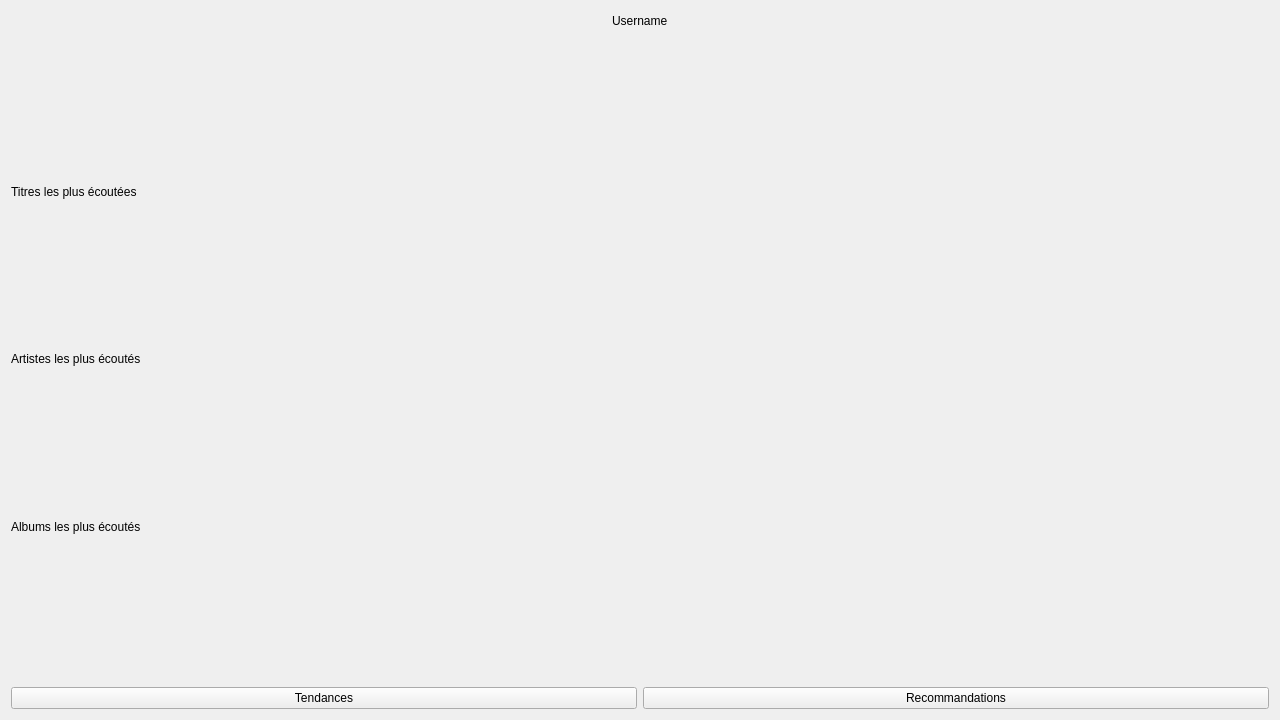
<?xml version="1.0" encoding="UTF-8"?>
<ui version="4.0">
 <class>ProfilePage</class>
 <widget class="QWidget" name="ProfilePage">
  <property name="geometry">
   <rect>
    <x>0</x>
    <y>0</y>
    <width>1280</width>
    <height>720</height>
   </rect>
  </property>
  <property name="windowTitle">
   <string>Form</string>
  </property>
  <layout class="QVBoxLayout" name="verticalLayout">
   <item>
    <layout class="QHBoxLayout" name="containerUsername">
     <item>
      <spacer name="horizontalSpacer">
       <property name="orientation">
        <enum>Qt::Horizontal</enum>
       </property>
       <property name="sizeHint" stdset="0">
        <size>
         <width>40</width>
         <height>20</height>
        </size>
       </property>
      </spacer>
     </item>
     <item>
      <widget class="QLabel" name="labelUsername">
       <property name="text">
        <string>Username</string>
       </property>
      </widget>
     </item>
     <item>
      <spacer name="horizontalSpacer_2">
       <property name="orientation">
        <enum>Qt::Horizontal</enum>
       </property>
       <property name="sizeHint" stdset="0">
        <size>
         <width>40</width>
         <height>20</height>
        </size>
       </property>
      </spacer>
     </item>
    </layout>
   </item>
   <item>
    <spacer name="spacerUsernameTracks">
     <property name="orientation">
      <enum>Qt::Vertical</enum>
     </property>
     <property name="sizeHint" stdset="0">
      <size>
       <width>20</width>
       <height>40</height>
      </size>
     </property>
    </spacer>
   </item>
   <item>
    <layout class="QVBoxLayout" name="parentContainerTracks">
     <item>
      <widget class="QLabel" name="labelTracks">
       <property name="text">
        <string>Titres les plus écoutées</string>
       </property>
      </widget>
     </item>
     <item>
      <layout class="QHBoxLayout" name="containerTracks"/>
     </item>
    </layout>
   </item>
   <item>
    <spacer name="spacerTracksArtists">
     <property name="orientation">
      <enum>Qt::Vertical</enum>
     </property>
     <property name="sizeHint" stdset="0">
      <size>
       <width>20</width>
       <height>40</height>
      </size>
     </property>
    </spacer>
   </item>
   <item>
    <layout class="QVBoxLayout" name="parentContainerArtists">
     <item>
      <widget class="QLabel" name="labelArtists">
       <property name="text">
        <string>Artistes les plus écoutés</string>
       </property>
      </widget>
     </item>
     <item>
      <layout class="QHBoxLayout" name="containerArtists"/>
     </item>
    </layout>
   </item>
   <item>
    <spacer name="spacerArtistsAlbums">
     <property name="orientation">
      <enum>Qt::Vertical</enum>
     </property>
     <property name="sizeHint" stdset="0">
      <size>
       <width>20</width>
       <height>40</height>
      </size>
     </property>
    </spacer>
   </item>
   <item>
    <layout class="QVBoxLayout" name="parentContainerAlbums">
     <item>
      <widget class="QLabel" name="labelAlbums">
       <property name="text">
        <string>Albums les plus écoutés</string>
       </property>
      </widget>
     </item>
     <item>
      <layout class="QHBoxLayout" name="containerAlbums"/>
     </item>
    </layout>
   </item>
   <item>
    <spacer name="spacerAlbumsButtons">
     <property name="orientation">
      <enum>Qt::Vertical</enum>
     </property>
     <property name="sizeHint" stdset="0">
      <size>
       <width>20</width>
       <height>40</height>
      </size>
     </property>
    </spacer>
   </item>
   <item>
    <layout class="QHBoxLayout" name="containerButtons">
     <item>
      <widget class="QPushButton" name="trendingButton">
       <property name="minimumSize">
        <size>
         <width>0</width>
         <height>0</height>
        </size>
       </property>
       <property name="text">
        <string>Tendances</string>
       </property>
      </widget>
     </item>
     <item>
      <widget class="QPushButton" name="recommendationsButton">
       <property name="minimumSize">
        <size>
         <width>0</width>
         <height>0</height>
        </size>
       </property>
       <property name="text">
        <string>Recommandations</string>
       </property>
      </widget>
     </item>
    </layout>
   </item>
  </layout>
 </widget>
 <resources/>
 <connections/>
</ui>
